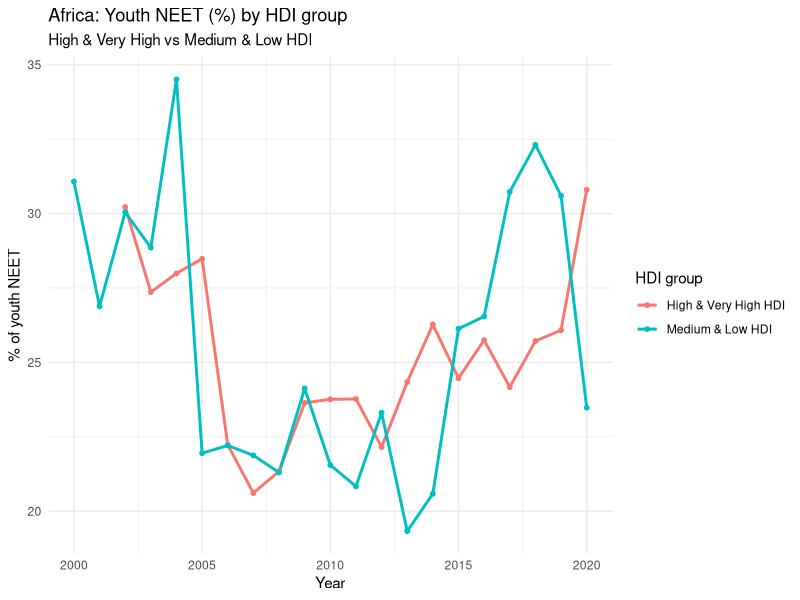

Recreate this plot in R.
library(readr)
library(dplyr)
library(ggplot2)

# 0.1 Load the merged dataset
# Make sure this filename matches what you saved
df <- read_csv("youth_continents_hdi_2000_2020.csv")

# If your NEET column is not yet called 'share_neet', uncomment this:
# df <- df %>%
#   rename(share_neet = `Share of youth not in education, employment or training, total (% of youth population)`)

# 0.2 Create HDI tiers and 2-group classification
df <- df %>%
  mutate(
    HDI_tier = case_when(
      HDI >= 0.800                    ~ "Very High",
      HDI >= 0.700 & HDI < 0.800      ~ "High",
      HDI >= 0.550 & HDI < 0.700      ~ "Medium",
      HDI < 0.550                     ~ "Low",
      TRUE                            ~ NA_character_
    ),
    HDI_group2 = case_when(
      HDI_tier %in% c("Very High", "High")   ~ "High & Very High HDI",
      HDI_tier %in% c("Medium", "Low")       ~ "Medium & Low HDI",
      TRUE                                   ~ NA_character_
    )
  ) %>%
  filter(!is.na(HDI_group2))   # drop rows without HDI classification
africa <- df %>%
  filter(Continent == "Africa") %>%
  group_by(Year, HDI_group2) %>%
  summarise(
    mean_neet = mean(share_neet, na.rm = TRUE),
    .groups = "drop"
  )

ggplot(africa, aes(x = Year, y = mean_neet, colour = HDI_group2)) +
  geom_line(linewidth = 1) +
  geom_point(size = 1.3) +
  labs(
    title = "Africa: Youth NEET (%) by HDI group",
    subtitle = "High & Very High vs Medium & Low HDI",
    x = "Year",
    y = "% of youth NEET",
    colour = "HDI group"
  ) +
  theme_minimal()

